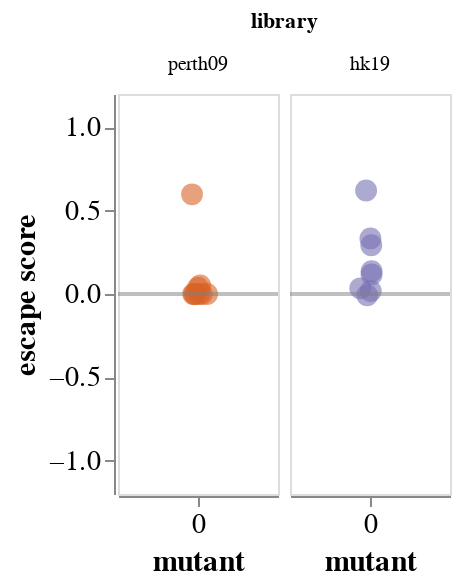

Notebook code cell kept with this figure:
### Code cell
site_50 = make_aa_plot(df, site=50, aa_list=['K'])

site_50.save(
    'scratch_notebooks/figure_drafts/sitewise_escape/site_50-hk19.png',
    scale_factor=2.0
)

site_50

### Figure 1 — Vega-Lite specification as saved in the notebook (floating-point values rounded to 4 significant figures)
{"config": {"view": {"continuousWidth": 300, "continuousHeight": 300}, "axis": {"grid": false, "labelFontSize": 14, "titleFontSize": 15}, "range": {"category": ["#7671B3", "#D86327"]}}, "data": {"name": "data-d4ca2c2db2986652614181e44d8d5ae5"}, "facet": {"field": "library", "sort": ["perth09", "hk19"], "type": "nominal"}, "spec": {"layer": [{"mark": {"type": "circle", "opacity": 0.6, "size": 120}, "encoding": {"color": {"field": "library", "legend": null, "type": "nominal"}, "detail": [{"field": "serum", "type": "nominal"}], "tooltip": [{"field": "serum", "type": "nominal"}, {"field": "library", "type": "nominal"}, {"field": "escape", "type": "quantitative"}], "x": {"axis": {"labelAngle": 0, "tickCount": 1, "values": [0]}, "field": "jittered_numeric_mutant", "scale": {"clamp": true, "domain": [-1, 1]}, "title": "mutant", "type": "quantitative"}, "y": {"axis": {"values": [-1, -0.5, 0, 0.5, 1]}, "field": "escape", "scale": {"clamp": true, "domain": [-1.1, 1.1]}, "title": "escape score", "type": "quantitative"}}}, {"data": {"name": "data-06fd9f850666401b4599de5588b60692"}, "mark": {"type": "rule", "color": "gray", "opacity": 0.5, "size": 2}, "encoding": {"y": {"field": "y", "type": "quantitative"}}}], "height": 200, "width": 80}, "columns": 2, "spacing": 2, "$schema": "https://vega.github.io/schema/vega-lite/v5.8.0.json", "datasets": {"data-d4ca2c2db2986652614181e44d8d5ae5": [{"site": 50, "wildtype": "E", "mutant": "K", "escape": 0.0181, "serum": "3944", "cohort": "2-5 years", "library": "hk19", "numeric_mutant": 0, "jittered_numeric_mutant": 0.009257}, {"site": 50, "wildtype": "E", "mutant": "K", "escape": 0.3337, "serum": "2389", "cohort": "2-5 years", "library": "hk19", "numeric_mutant": 0, "jittered_numeric_mutant": 0.00543}, {"site": 50, "wildtype": "E", "mutant": "K", "escape": 0.2925, "serum": "2323", "cohort": "2-5 years", "library": "hk19", "numeric_mutant": 0, "jittered_numeric_mutant": 0.01583}, {"site": 50, "wildtype": "E", "mutant": "K", "escape": 0.0339, "serum": "2388", "cohort": "2-5 years", "library": "hk19", "numeric_mutant": 0, "jittered_numeric_mutant": -0.1213}, {"site": 50, "wildtype": "E", "mutant": "K", "escape": -0.008, "serum": "3973", "cohort": "2-5 years", "library": "hk19", "numeric_mutant": 0, "jittered_numeric_mutant": -0.0347}, {"site": 50, "wildtype": "E", "mutant": "K", "escape": 0.1363, "serum": "4299", "cohort": "2-5 years", "library": "hk19", "numeric_mutant": 0, "jittered_numeric_mutant": 0.02006}, {"site": 50, "wildtype": "E", "mutant": "K", "escape": 0.6214, "serum": "4584", "cohort": "2-5 years", "library": "hk19", "numeric_mutant": 0, "jittered_numeric_mutant": -0.04873}, {"site": 50, "wildtype": "E", "mutant": "K", "escape": 0.1172, "serum": "2367", "cohort": "2-5 years", "library": "hk19", "numeric_mutant": 0, "jittered_numeric_mutant": 0.0194}, {"site": 50, "wildtype": "E", "mutant": "K", "escape": 0.0, "serum": "age 2.1 (Vietnam)", "cohort": "2-4 years", "library": "perth09", "numeric_mutant": 0, "jittered_numeric_mutant": -0.04763}, {"site": 50, "wildtype": "E", "mutant": "K", "escape": 0.0, "serum": "age 2.2 (Vietnam)", "cohort": "2-4 years", "library": "perth09", "numeric_mutant": 0, "jittered_numeric_mutant": -0.03171}, {"site": 50, "wildtype": "E", "mutant": "K", "escape": 0.0, "serum": "age 2.4 (Vietnam)", "cohort": "2-4 years", "library": "perth09", "numeric_mutant": 0, "jittered_numeric_mutant": 0.1132}, {"site": 50, "wildtype": "E", "mutant": "K", "escape": 0.03789, "serum": "age 2.5 (Vietnam)", "cohort": "2-4 years", "library": "perth09", "numeric_mutant": 0, "jittered_numeric_mutant": -0.001147}, {"site": 50, "wildtype": "E", "mutant": "K", "escape": 0.0, "serum": "age 2.5b (Vietnam)", "cohort": "2-4 years", "library": "perth09", "numeric_mutant": 0, "jittered_numeric_mutant": 0.01618}, {"site": 50, "wildtype": "E", "mutant": "K", "escape": 0.0, "serum": "age 3.3 (Vietnam)", "cohort": "2-4 years", "library": "perth09", "numeric_mutant": 0, "jittered_numeric_mutant": 0.04824}, {"site": 50, "wildtype": "E", "mutant": "K", "escape": 0.0, "serum": "age 3.3b (Vietnam)", "cohort": "2-4 years", "library": "perth09", "numeric_mutant": 0, "jittered_numeric_mutant": -0.06005}, {"site": 50, "wildtype": "E", "mutant": "K", "escape": 0.5979, "serum": "age 3.4 (Vietnam)", "cohort": "2-4 years", "library": "perth09", "numeric_mutant": 0, "jittered_numeric_mutant": -0.07459}, {"site": 50, "wildtype": "E", "mutant": "K", "escape": 0.0509, "serum": "age 3.5 (Vietnam)", "cohort": "2-4 years", "library": "perth09", "numeric_mutant": 0, "jittered_numeric_mutant": 0.02768}], "data-06fd9f850666401b4599de5588b60692": [{"y": 0}]}}
